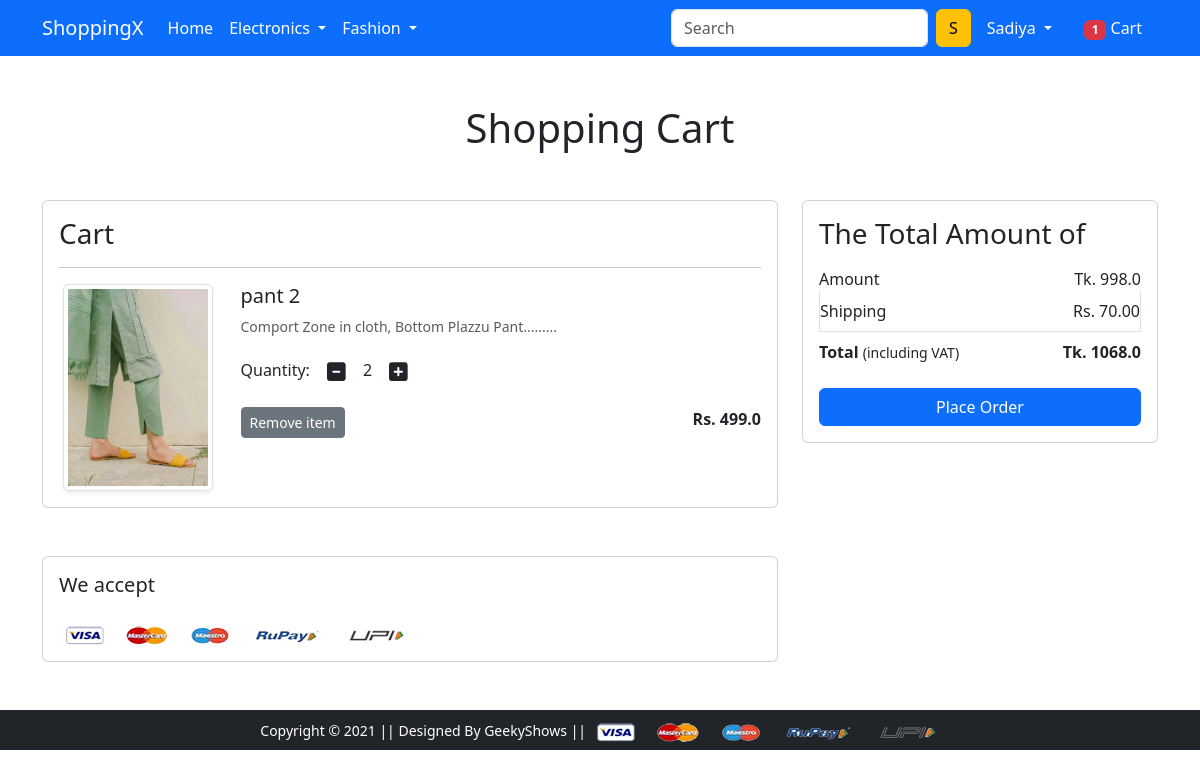
The app's page /cart/ (signed in), older data.
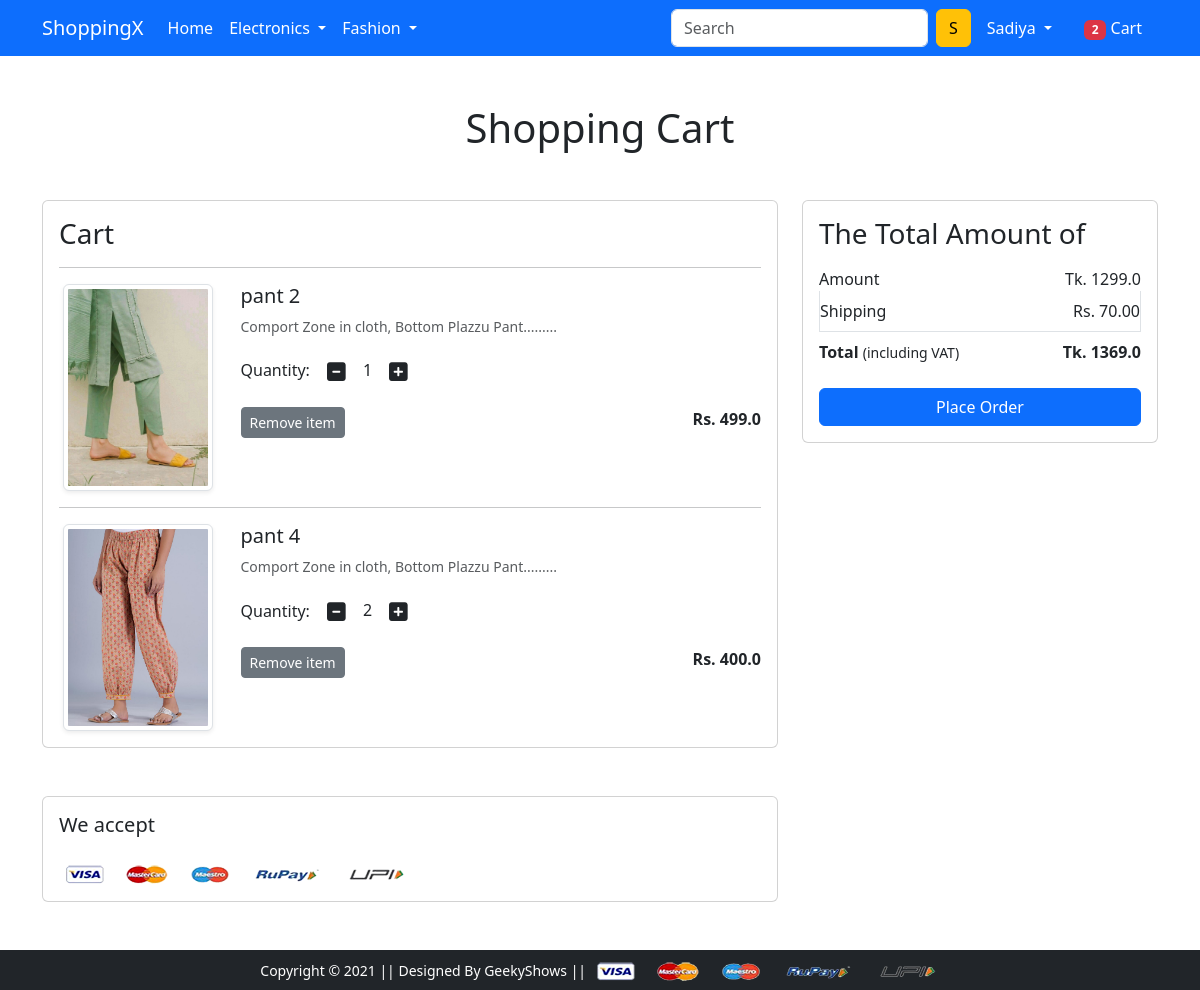
The same page, newer data.
### app/models.py (models this page shows, shortened)
class Cart(models.Model):
    user = models.ForeignKey(User, on_delete=models.CASCADE)
    product = models.ForeignKey(Product, on_delete=models.CASCADE)
    quantity = models.PositiveIntegerField(default=1)

class Product(models.Model):
    title = models.CharField(max_length=100)
    selling_price = models.FloatField()
    discounted_price = models.FloatField()
    description = models.TextField()
    brand = models.CharField(max_length=100)
    category = models.CharField(choices=CATEGORY_CHOICES, max_length=2)
    product_image = models.ImageField(upload_to='productimg')

### app/views.py (the view)
# urls.py: path('cart/', views.show_cart, name='showcart'),
@login_required
def show_cart(request):
 totalitem = 0
 if request.user.is_authenticated:
   totalitem = len(Cart.objects.filter(user=request.user))
 if request.user.is_authenticated:
  user = request.user
  cart = Cart.objects.filter(user=user)
  amount = 0.0
  shipping_amount = 70.0
  total_amount = 0.0
  cart_product = [p for p in Cart.objects.all() if p.user == user]
  if cart_product:
   for p in cart_product:
    tempamount = (p.quantity  *  p.product.discounted_price)
    amount += tempamount
    totalamount = amount + shipping_amount
   return render(request, 'app/addtocart.html', {'carts':cart, 'totalamount':totalamount, 'amount':amount, 'totalitem':totalitem})
  else:
   return render(request, 'app/emptycart.html', {'totalitem':totalitem})

### app/templates/app/addtocart.html (shortened to what this page needs)
{% extends 'app/base.html' %}
{% load static %}
{% block main-content %}
<div class="container my-5">
 <div class="row">
  <h1 class="text-center mb-5">Shopping Cart</h1>
  <div class="col-sm-8">
  <div class="card">
   <div class="card-body">
    <h3>Cart</h3>
    {% for cart in carts %}
    <hr>
    <div class="row">
     <div class="col-sm-3 text-center align-self-center"><img src="{{cart.product.product_image.url}}" alt="" srcset="" class="img-fluid img-thumbnail shadow-sm" height="150" width="150"> </div>
     <div class="col-sm-9">
      <div>
       <h5>{{cart.product.title}}</h5>
       <p class="mb-2 text-muted small">{{cart.product.description}}</p>
       <div class="my-3">
        <label for="quantity">Quantity:</label>
        <a class="minus-cart btn" pid="{{cart.product.id}}"><i class="fas fa-minus-square fa-lg"></i></a>
          <span id="quantity">{{cart.quantity}}</span>
        <a class="plus-cart btn" pid="{{cart.product.id}}"><i class="fas fa-plus-square fa-lg"></i></a>
       </div>
       <div class="d-flex justify-content-between">
        <a href="#" class="btn btn-sm btn-secondary mr-3 remove-cart" pid="{{cart.product.id}}">Remove item </a>
        <p class="mb-0"><span><strong>Rs. {{cart.product.discounted_price}}</strong></span></p>
       </div>
      </div>
     </div>
    </div>
    {% endfor %}
   </div>
   </div>
  </div>
  <div class="col-sm-4">
   <div class="card">
    <div class="card-body">
      <h3>The Total Amount of</h3>
      <ul class="list-group">
       <li class="list-group-item d-flex justify-content-between align-items-center border-0 px-0 pb-0">Amount<span>Tk. <span id="amount">{{amount}}</span></span></li>
       <li class="list-group-item d-flex justify-content-between align-items-center px-0">Shipping<span>Rs. 70.00</span></li>
       <li class="list-group-item d-flex justify-content-between align-items-center border-0 px-0 mb-3">
        <div>
           <strong>Total</strong> <small>(including VAT)</small>
         </div>
         <span><strong>Tk. <strong id="totalamount">{{totalamount}}</strong></strong></span>
       </li>
      </ul>
      <div class="d-grid"><a href="{% url 'checkout' %}" class="btn btn-primary">Place Order</a></div>
    </div>
   </div>
  </div>
 </div>
</div>
<div class="container">
 <div class="row">
  <div class="col-sm-8">
   <div class="card">
    <div class="card-body">
      <h5 class="mb-4">We accept</h5>
      <img src="{% static 'app/images/payment.png' %}" alt="" class="img-fluid">
    </div>
  </div>
  </div>
 </div>
</div>
{% endblock main-content %}

### app/templates/app/base.html (shortened to what this page needs)
<!doctype html>
{% load static %}
<html lang="en">
  <head>
    <link rel="stylesheet" href="{% static 'app/css/bootstrap.min.css' %}">
    <link rel="stylesheet" href="{% static 'app/css/owl.carousel.min.css' %}">
    <link rel="stylesheet" href="{% static 'app/css/all.min.css' %}">
    <link rel="stylesheet" href="{% static 'app/css/style.css' %}">
  </head>
  <body>
    <nav class="navbar navbar-expand-lg navbar-dark bg-primary">
     <div class="container">
       <a class="navbar-brand" href="/">ShoppingX</a>
       <div class="collapse navbar-collapse" id="navbarSupportedContent">
         <ul class="navbar-nav me-auto mb-2 mb-lg-0">
           <li class="nav-item">
             <a class="nav-link active" aria-current="page" href="/">Home</a>
           </li>
           <li class="nav-item dropdown">
             <a class="nav-link dropdown-toggle text-white" href="#" id="electronicsDropdown" role="button" data-bs-toggle="dropdown" aria-expanded="false">
               Electronics
             </a>
           </li>
           <li class="nav-item dropdown">
             <a class="nav-link dropdown-toggle text-white" href="#" id="fashionDropdown" role="button" data-bs-toggle="dropdown" aria-expanded="false">
               Fashion
             </a>
           </li>
         </ul>
         <form class="d-flex">
           <input class="form-control me-2" type="search" placeholder="Search" aria-label="Search">
           <button class="btn btn-warning" type="submit">S</button>
         </form>
         <div>
          <ul class="navbar-nav me-auto mb-2 mb-lg-0">
            {% if request.user.is_authenticated %}
           <li class="nav-item dropdown mx-2">
              <a class="nav-link dropdown-toggle text-white" href="#" id="profileDropdown" role="button" data-bs-toggle="dropdown" aria-expanded="false">
                {{request.user.username|capfirst}}
              </a>
            </li>
            <li class="nav-item mx-2">
             <a href="{% url 'showcart' %}" class="nav-link text-white"><span class="badge bg-danger">{{totalitem}}</span> Cart </a>
            </li>
            {% endif %}
          </ul>
         </div>
       </div>
     </div>
    </nav>
    {% block main-content %} {% endblock main-content %}
    <footer class="container-fluid bg-dark text-center p-2 mt-5">
        <small class="text-white">Copyright &copy; 2021 || Designed By GeekyShows || </small>
        <img src="{% static 'app/images/payment.png' %}" alt="" srcset="" class="img-fluid" height="2px">
    </footer>
  </body>
</html>

Row changes from the older to the newer data that the page shows:
changed Cart "pant 2": quantity "2" → "1"
added Cart: product.product_image (picture), product "pant 4", product.description "Comport Zone in cloth, Bottom Plazzu Pant.........", quantity "2", product.discounted_price "400.0"
Text that changed along with them:
{{ totalitem }}: "1" → "2"
{{ amount }}: "998.0" → "1299.0"
{{ totalamount }}: "1068.0" → "1369.0"
